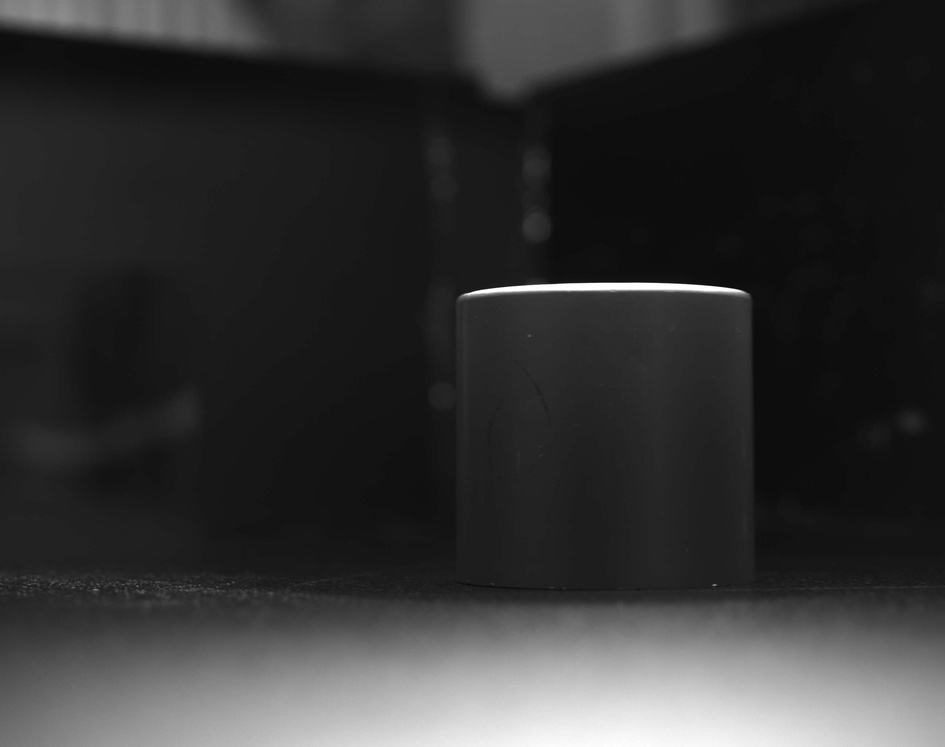
#> input picture opencv/test1.jpg, 945 x 747 px, shrunk from 2592 x 2048 before the run
$ python op46_open_rgb_average.py ../test1.jpg
#> lines starting #> are read from the running program, lines starting #| are printed output that depends on the picture
import cv2 as cv
import sys
import numpy as np
import matplotlib.pyplot as plt

fname=sys.argv[1]
img=cv.imread(fname)
#> img is the input picture: shape (747, 945, 3); min 2, max 255, mean 51.3

r,g,b=cv.split(img)
arg=(r+g+b)/3
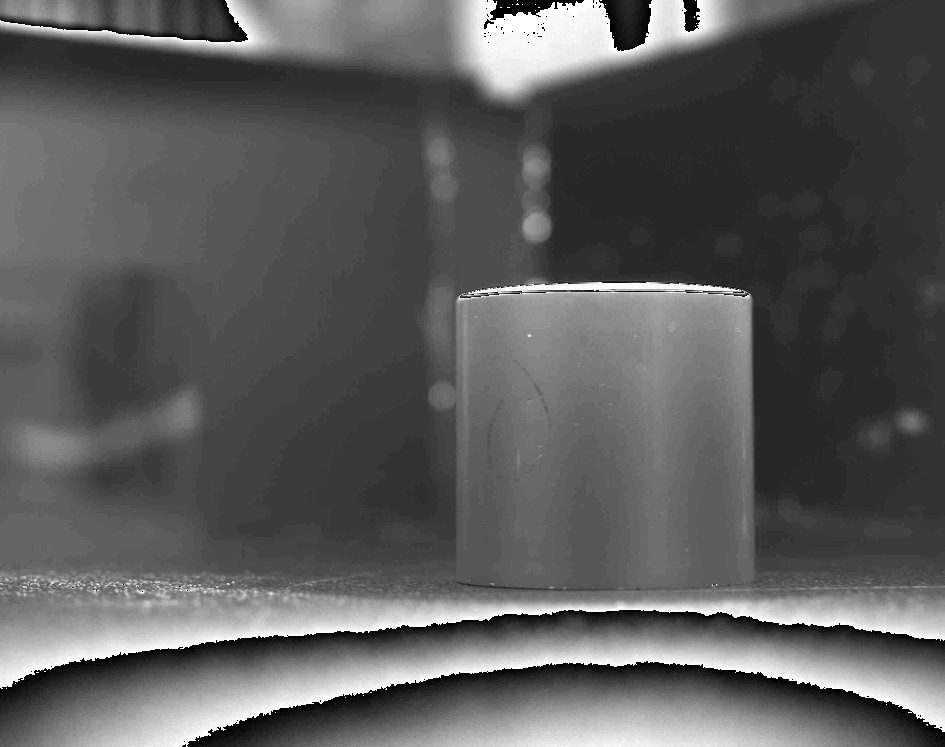
#> arg: shape (747, 945) float64; min 0.333, max 85, mean 30.8; drawn with min black and max white
img1=cv.merge((arg,arg,arg))

gray1=cv.imread(fname,0)

plt.subplot(2,2,1),plt.imshow(img)
plt.subplot(2,2,2),plt.imshow(arg,"gray")
plt.subplot(2,2,3),plt.imshow(gray1,"gray")


plt.show()
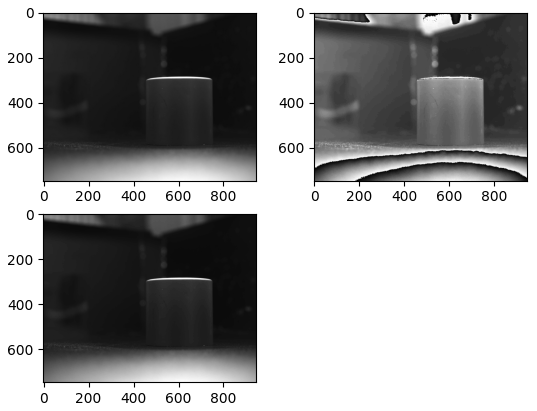
#> figure drawn by matplotlib, 3 panels
